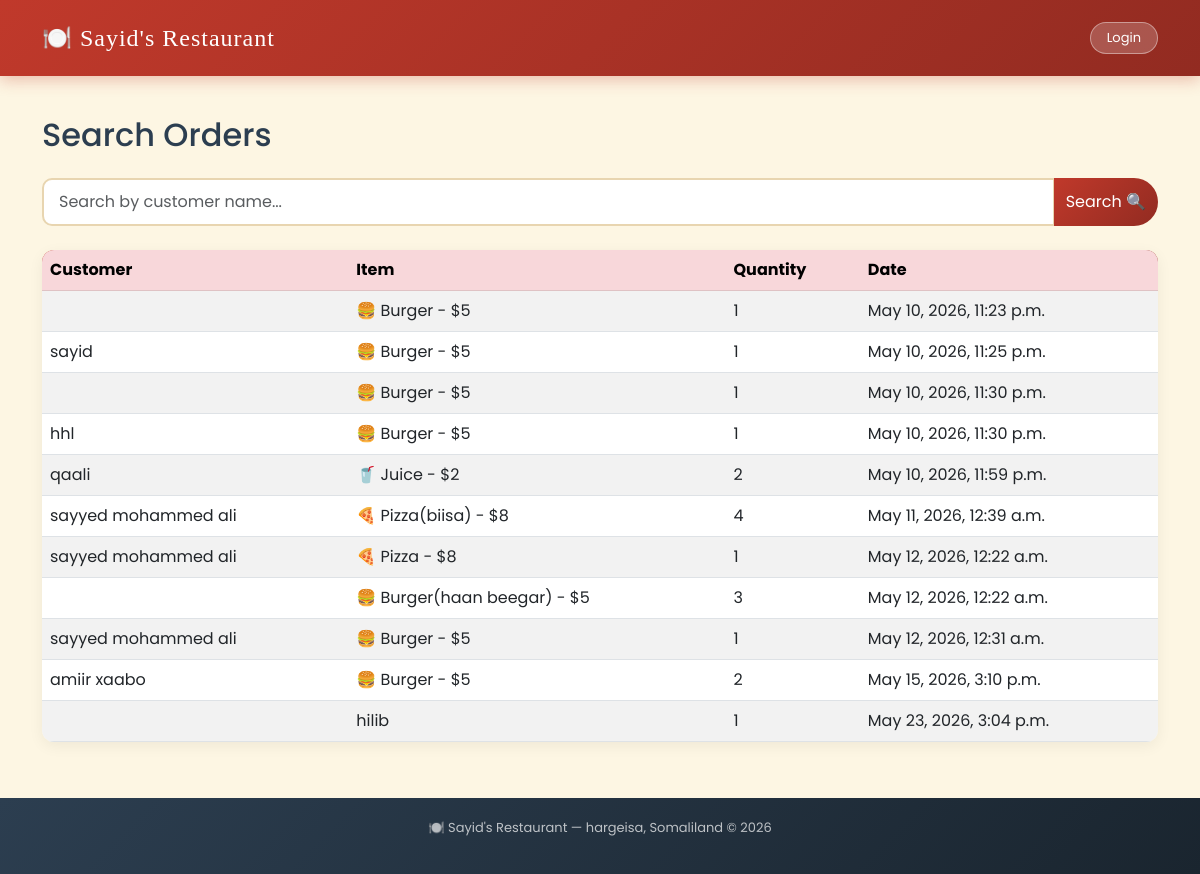
The app's page /search/, older data.
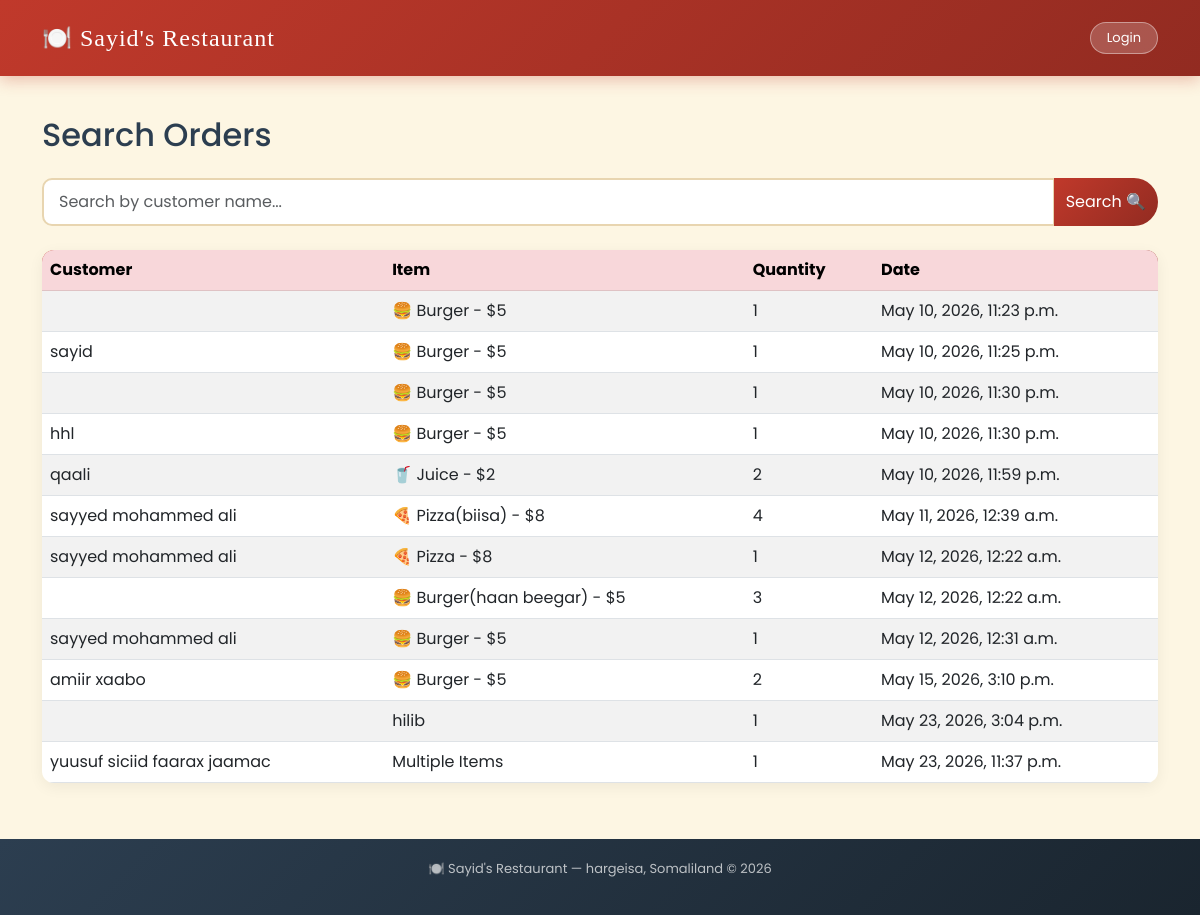
The same page, newer data.
### menu/models.py (models this page shows, shortened)
class Order(models.Model):
    PAYMENT_CHOICES = [
        ('cash', 'Cash'),
        ('zaad', 'Zaad'),
        ('edahab', 'eDahab'),
        ('mastercard', 'Mastercard'),
    ]
    customer_name = models.CharField(max_length=100)
    item = models.CharField(max_length=100)
    quantity = models.IntegerField(default=1)
    date = models.DateTimeField(auto_now_add=True)
    table = models.ForeignKey(Table, on_delete=models.SET_NULL, null=True, blank=True)
    waiter = models.ForeignKey('auth.User', on_delete=models.SET_NULL, null=True, blank=True)
    payment_method = models.CharField(max_length=20, choices=PAYMENT_CHOICES, default='cash')
    total_price = models.DecimalField(max_digits=10, decimal_places=2, default=0)

### menu/views.py (the view)
# urls.py: path('search/', views.search, name='search'),
def search(request):
    query = request.GET.get('q', '')
    results = Order.objects.filter(customer_name__icontains=query)
    return render(request, 'menu/search.html', {
        'results': results,
        'query': query
    })

### menu/templates/menu/search.html (shortened to what this page needs)
{% extends 'base.html' %}
{% block content %}
<h2 class="mb-4">Search Orders</h2>
<form method="GET" action="/search/">
    <div class="input-group mb-4">
        <input type="text"
               class="form-control"
               name="q"
               placeholder="Search by customer name..."
               value="{{ query }}">
        <button class="btn btn-danger" type="submit">
            Search 🔍
        </button>
    </div>
</form>
{% if results %}
    <table class="table table-striped">
        <thead class="table-danger">
            <tr>
                <th>Customer</th>
                <th>Item</th>
                <th>Quantity</th>
                <th>Date</th>
            </tr>
        </thead>
        <tbody>
            {% for order in results %}
            <tr>
                <td>{{ order.customer_name }}</td>
                <td>{{ order.item }}</td>
                <td>{{ order.quantity }}</td>
                <td>{{ order.date }}</td>
            </tr>
            {% endfor %}
        </tbody>
    </table>
{% else %}
    <p class="text-muted">No orders found for "{{ query }}"</p>
{% endif %}
{% endblock %}

### templates/base.html (shortened to what this page needs)
<!DOCTYPE html>
<html lang="en">
<head>
    <link href="https://cdn.jsdelivr.net/npm/bootstrap@5.3.0/dist/css/bootstrap.min.css" rel="stylesheet">
</head>
<body>
<nav class="navbar navbar-dark">
    <div class="container">
        <a class="navbar-brand" href="/">🍽️ Sayid's Restaurant</a>
        <div class="d-flex align-items-center">
            {% if request.user.is_authenticated %}
                <span class="nav-username">👤 {{ request.user.username }}</span>
                <a href="/logout/" class="btn btn-logout">Logout</a>
            {% else %}
                <a href="/login/" class="btn btn-logout">Login</a>
            {% endif %}
        </div>
    </div>
</nav>
<div class="main-content">
    <div class="container">
        {% block content %}
        {% endblock %}
    </div>
</div>
<footer>
    <p>🍽️ Sayid's Restaurant — hargeisa, Somaliland © 2026</p>
</footer>
</body>
</html>

### templates/base.html (style rules this page uses)
* { margin: 0; padding: 0; box-sizing: border-box; }
body { font-family: 'Poppins', sans-serif; background-color: #fdf6e3; color: #2c3e50; }
.navbar { background: linear-gradient(135deg, #c0392b, #922b21) !important; padding: 15px 0; box-shadow: 0 4px 15px rgba(192,57,43,0.3); }
.navbar-brand { font-family: 'Playfair Display', serif; font-size: 24px !important; color: white !important; letter-spacing: 1px; }
.btn-logout { background: rgba(255,255,255,0.2); color: white; border: 1px solid rgba(255,255,255,0.4); border-radius: 20px; padding: 5px 16px; font-size: 13px; }
.main-content { padding: 40px 0; min-height: calc(100vh - 140px); }
.btn-danger { background: linear-gradient(135deg, #c0392b, #922b21); border: none; border-radius: 25px; }
.form-control, .form-select { border-radius: 10px; border: 2px solid #e8d5b0; padding: 10px 15px; background: white; }
footer { background: linear-gradient(135deg, #2c3e50, #1a252f); color: rgba(255,255,255,0.7); text-align: center; padding: 20px; font-size: 13px; }
.table { border-radius: 12px; overflow: hidden; box-shadow: 0 4px 15px rgba(0,0,0,0.06); }
.table thead { background: linear-gradient(135deg, #c0392b, #922b21); color: white; }

Row changes from the older to the newer data that the page shows:
added Order: customer_name "yuusuf siciid faarax jaamac", item "Multiple Items", quantity "1", date "May 23, 2026, 11:37 p.m."
